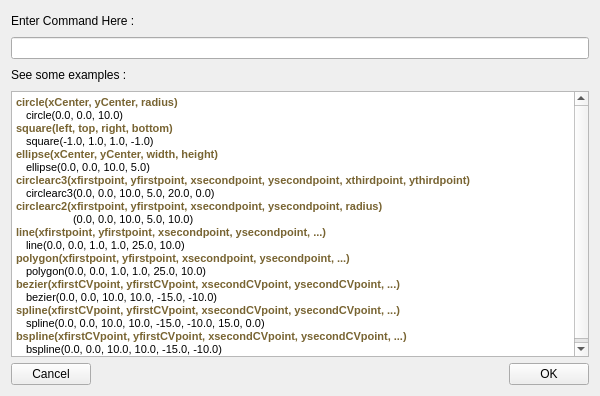
<?xml version="1.0" encoding="UTF-8"?>
<ui version="4.0">
 <class>Commandform</class>
 <widget class="QWidget" name="Commandform">
  <property name="geometry">
   <rect>
    <x>0</x>
    <y>0</y>
    <width>600</width>
    <height>396</height>
   </rect>
  </property>
  <property name="minimumSize">
   <size>
    <width>600</width>
    <height>0</height>
   </size>
  </property>
  <property name="windowTitle">
   <string>Command Insertion</string>
  </property>
  <layout class="QGridLayout" name="gridLayout">
   <item row="0" column="0">
    <layout class="QHBoxLayout" name="horizontalLayout">
     <item>
      <widget class="QLabel" name="label">
       <property name="frameShape">
        <enum>QFrame::NoFrame</enum>
       </property>
       <property name="text">
        <string>Enter Command Here :</string>
       </property>
       <property name="buddy">
        <cstring>lineEdit</cstring>
       </property>
      </widget>
     </item>
     <item>
      <spacer name="horizontalSpacer">
       <property name="orientation">
        <enum>Qt::Horizontal</enum>
       </property>
       <property name="sizeHint" stdset="0">
        <size>
         <width>188</width>
         <height>20</height>
        </size>
       </property>
      </spacer>
     </item>
    </layout>
   </item>
   <item row="1" column="0">
    <widget class="QLineEdit" name="lineEdit"/>
   </item>
   <item row="2" column="0">
    <layout class="QHBoxLayout" name="horizontalLayout_2">
     <item>
      <widget class="QLabel" name="label_2">
       <property name="text">
        <string>See some examples :</string>
       </property>
      </widget>
     </item>
     <item>
      <spacer name="horizontalSpacer_2">
       <property name="orientation">
        <enum>Qt::Horizontal</enum>
       </property>
       <property name="sizeHint" stdset="0">
        <size>
         <width>40</width>
         <height>20</height>
        </size>
       </property>
      </spacer>
     </item>
    </layout>
   </item>
   <item row="3" column="0">
    <widget class="QTextEdit" name="textEdit">
     <property name="readOnly">
      <bool>true</bool>
     </property>
     <property name="html">
      <string>&lt;!DOCTYPE HTML PUBLIC &quot;-//W3C//DTD HTML 4.0//EN&quot; &quot;http://www.w3.org/TR/REC-html40/strict.dtd&quot;&gt;
&lt;html&gt;&lt;head&gt;&lt;meta name=&quot;qrichtext&quot; content=&quot;1&quot; /&gt;&lt;style type=&quot;text/css&quot;&gt;
p, li { white-space: pre-wrap; }
&lt;/style&gt;&lt;/head&gt;&lt;body style=&quot; font-family:'Sans Serif'; font-size:9pt; font-weight:400; font-style:normal;&quot;&gt;
&lt;p style=&quot; margin-top:0px; margin-bottom:0px; margin-left:0px; margin-right:0px; -qt-block-indent:0; text-indent:0px;&quot;&gt;&lt;span style=&quot; font-size:8pt; font-weight:600; color:#786432;&quot;&gt;circle(xCenter, yCenter, radius)&lt;/span&gt;&lt;/p&gt;
&lt;p style=&quot; margin-top:0px; margin-bottom:0px; margin-left:0px; margin-right:0px; -qt-block-indent:0; text-indent:10px;&quot;&gt;&lt;span style=&quot; font-size:8pt; font-weight:296;&quot;&gt;circle(0.0, 0.0, 10.0)&lt;/span&gt;&lt;/p&gt;
&lt;p style=&quot; margin-top:0px; margin-bottom:0px; margin-left:0px; margin-right:0px; -qt-block-indent:0; text-indent:0px;&quot;&gt;&lt;span style=&quot; font-size:8pt; font-weight:600; color:#786432;&quot;&gt;square(left, top, right, bottom)&lt;/span&gt;&lt;/p&gt;
&lt;p style=&quot; margin-top:0px; margin-bottom:0px; margin-left:0px; margin-right:0px; -qt-block-indent:0; text-indent:10px;&quot;&gt;&lt;span style=&quot; font-size:8pt; font-weight:296;&quot;&gt;square(-1.0, 1.0, 1.0, -1.0)&lt;/span&gt;&lt;/p&gt;
&lt;p style=&quot; margin-top:0px; margin-bottom:0px; margin-left:0px; margin-right:0px; -qt-block-indent:0; text-indent:0px;&quot;&gt;&lt;span style=&quot; font-size:8pt; font-weight:600; color:#786432;&quot;&gt;ellipse(xCenter, yCenter, width, height)&lt;/span&gt;&lt;/p&gt;
&lt;p style=&quot; margin-top:0px; margin-bottom:0px; margin-left:0px; margin-right:0px; -qt-block-indent:0; text-indent:10px;&quot;&gt;&lt;span style=&quot; font-size:8pt; font-weight:296;&quot;&gt;ellipse(0.0, 0.0, 10.0, 5.0)&lt;/span&gt;&lt;/p&gt;
&lt;p style=&quot; margin-top:0px; margin-bottom:0px; margin-left:0px; margin-right:0px; -qt-block-indent:0; text-indent:0px;&quot;&gt;&lt;span style=&quot; font-size:8pt; font-weight:600; color:#786432;&quot;&gt;circlearc3(xfirstpoint, yfirstpoint, xsecondpoint, ysecondpoint, xthirdpoint, ythirdpoint)&lt;/span&gt;&lt;/p&gt;
&lt;p style=&quot; margin-top:0px; margin-bottom:0px; margin-left:0px; margin-right:0px; -qt-block-indent:0; text-indent:10px;&quot;&gt;&lt;span style=&quot; font-size:8pt; font-weight:296;&quot;&gt;circlearc3(0.0, 0.0, 10.0, 5.0, 20.0, 0.0)&lt;/span&gt;&lt;/p&gt;
&lt;p style=&quot; margin-top:0px; margin-bottom:0px; margin-left:0px; margin-right:0px; -qt-block-indent:0; text-indent:0px;&quot;&gt;&lt;span style=&quot; font-size:8pt; font-weight:600; color:#786432;&quot;&gt;circlearc2(xfirstpoint, yfirstpoint, xsecondpoint, ysecondpoint, radius)&lt;/span&gt;&lt;/p&gt;
&lt;p style=&quot; margin-top:0px; margin-bottom:0px; margin-left:0px; margin-right:0px; -qt-block-indent:0; text-indent:10px;&quot;&gt;&lt;span style=&quot; font-size:8pt; color:#ffffff;&quot;&gt;circlearc2&lt;/span&gt;&lt;span style=&quot; font-size:8pt; font-weight:296;&quot;&gt;(0.0, 0.0, 10.0, 5.0, 10.0)&lt;/span&gt;&lt;/p&gt;
&lt;p style=&quot; margin-top:0px; margin-bottom:0px; margin-left:0px; margin-right:0px; -qt-block-indent:0; text-indent:0px;&quot;&gt;&lt;span style=&quot; font-size:8pt; font-weight:600; color:#786432;&quot;&gt;line(xfirstpoint, yfirstpoint, xsecondpoint, ysecondpoint, ...)&lt;/span&gt;&lt;/p&gt;
&lt;p style=&quot; margin-top:0px; margin-bottom:0px; margin-left:0px; margin-right:0px; -qt-block-indent:0; text-indent:10px;&quot;&gt;&lt;span style=&quot; font-size:8pt; font-weight:296;&quot;&gt;line(0.0, 0.0, 1.0, 1.0, 25.0, 10.0)&lt;/span&gt;&lt;/p&gt;
&lt;p style=&quot; margin-top:0px; margin-bottom:0px; margin-left:0px; margin-right:0px; -qt-block-indent:0; text-indent:0px;&quot;&gt;&lt;span style=&quot; font-size:8pt; font-weight:600; color:#786432;&quot;&gt;polygon(xfirstpoint, yfirstpoint, xsecondpoint, ysecondpoint, ...)&lt;/span&gt;&lt;/p&gt;
&lt;p style=&quot; margin-top:0px; margin-bottom:0px; margin-left:0px; margin-right:0px; -qt-block-indent:0; text-indent:10px;&quot;&gt;&lt;span style=&quot; font-size:8pt; font-weight:296;&quot;&gt;polygon(0.0, 0.0, 1.0, 1.0, 25.0, 10.0)&lt;/span&gt;&lt;/p&gt;
&lt;p style=&quot; margin-top:0px; margin-bottom:0px; margin-left:0px; margin-right:0px; -qt-block-indent:0; text-indent:0px;&quot;&gt;&lt;span style=&quot; font-size:8pt; font-weight:600; color:#786432;&quot;&gt;bezier(xfirstCVpoint, yfirstCVpoint, xsecondCVpoint, ysecondCVpoint, ...)&lt;/span&gt;&lt;/p&gt;
&lt;p style=&quot; margin-top:0px; margin-bottom:0px; margin-left:0px; margin-right:0px; -qt-block-indent:0; text-indent:10px;&quot;&gt;&lt;span style=&quot; font-size:8pt; font-weight:296;&quot;&gt;bezier(0.0, 0.0, 10.0, 10.0, -15.0, -10.0)&lt;/span&gt;&lt;/p&gt;
&lt;p style=&quot; margin-top:0px; margin-bottom:0px; margin-left:0px; margin-right:0px; -qt-block-indent:0; text-indent:0px;&quot;&gt;&lt;span style=&quot; font-size:8pt; font-weight:600; color:#786432;&quot;&gt;spline(xfirstCVpoint, yfirstCVpoint, xsecondCVpoint, ysecondCVpoint, ...)&lt;/span&gt;&lt;/p&gt;
&lt;p style=&quot; margin-top:0px; margin-bottom:0px; margin-left:0px; margin-right:0px; -qt-block-indent:0; text-indent:10px;&quot;&gt;&lt;span style=&quot; font-size:8pt; font-weight:296;&quot;&gt;spline(0.0, 0.0, 10.0, 10.0, -15.0, -10.0, 15.0, 0.0)&lt;/span&gt;&lt;/p&gt;
&lt;p style=&quot; margin-top:0px; margin-bottom:0px; margin-left:0px; margin-right:0px; -qt-block-indent:0; text-indent:0px;&quot;&gt;&lt;span style=&quot; font-size:8pt; font-weight:600; color:#786432;&quot;&gt;bspline(xfirstCVpoint, yfirstCVpoint, xsecondCVpoint, ysecondCVpoint, ...)&lt;/span&gt;&lt;/p&gt;
&lt;p style=&quot; margin-top:0px; margin-bottom:0px; margin-left:0px; margin-right:0px; -qt-block-indent:0; text-indent:10px;&quot;&gt;&lt;span style=&quot; font-size:8pt; font-weight:296;&quot;&gt;bspline(0.0, 0.0, 10.0, 10.0, -15.0, -10.0)&lt;/span&gt;&lt;/p&gt;&lt;/body&gt;&lt;/html&gt;</string>
     </property>
    </widget>
   </item>
   <item row="4" column="0">
    <layout class="QHBoxLayout" name="horizontalLayout_3">
     <item>
      <widget class="QPushButton" name="cancel_button">
       <property name="text">
        <string>Cancel</string>
       </property>
      </widget>
     </item>
     <item>
      <spacer name="horizontalSpacer_3">
       <property name="orientation">
        <enum>Qt::Horizontal</enum>
       </property>
       <property name="sizeHint" stdset="0">
        <size>
         <width>40</width>
         <height>20</height>
        </size>
       </property>
      </spacer>
     </item>
     <item>
      <widget class="QPushButton" name="ok_button">
       <property name="text">
        <string>OK</string>
       </property>
      </widget>
     </item>
    </layout>
   </item>
  </layout>
 </widget>
 <resources/>
 <connections/>
</ui>
